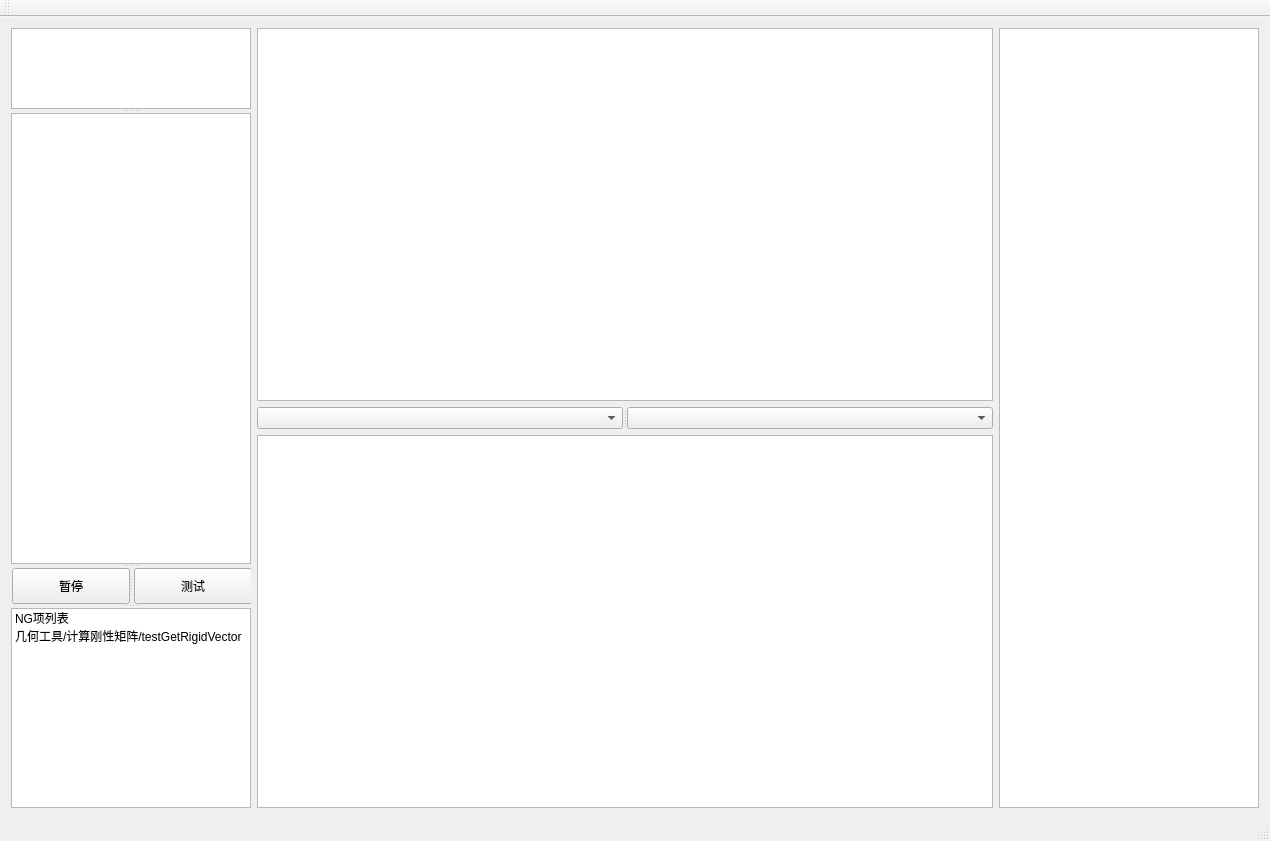
<?xml version="1.0" encoding="UTF-8"?>
<ui version="4.0">
 <class>TestClass</class>
 <widget class="QMainWindow" name="TestClass">
  <property name="geometry">
   <rect>
    <x>0</x>
    <y>0</y>
    <width>1270</width>
    <height>841</height>
   </rect>
  </property>
  <property name="windowTitle">
   <string>Test</string>
  </property>
  <widget class="QWidget" name="centralWidget">
   <layout class="QGridLayout" name="gridLayout" rowstretch="1,0,1" columnstretch="1,4,1">
    <item row="0" column="0" rowspan="3">
     <widget class="QSplitter" name="splitter_3">
      <property name="orientation">
       <enum>Qt::Vertical</enum>
      </property>
      <widget class="QTextBrowser" name="textStat">
       <property name="sizePolicy">
        <sizepolicy hsizetype="Expanding" vsizetype="Fixed">
         <horstretch>0</horstretch>
         <verstretch>0</verstretch>
        </sizepolicy>
       </property>
       <property name="minimumSize">
        <size>
         <width>240</width>
         <height>64</height>
        </size>
       </property>
       <property name="maximumSize">
        <size>
         <width>240</width>
         <height>81</height>
        </size>
       </property>
       <property name="font">
        <font>
         <family>新宋体</family>
         <pointsize>12</pointsize>
         <weight>50</weight>
         <bold>false</bold>
        </font>
       </property>
       <property name="verticalScrollBarPolicy">
        <enum>Qt::ScrollBarAlwaysOff</enum>
       </property>
       <property name="horizontalScrollBarPolicy">
        <enum>Qt::ScrollBarAlwaysOff</enum>
       </property>
       <property name="html">
        <string>&lt;!DOCTYPE HTML PUBLIC &quot;-//W3C//DTD HTML 4.0//EN&quot; &quot;http://www.w3.org/TR/REC-html40/strict.dtd&quot;&gt;
&lt;html&gt;&lt;head&gt;&lt;meta name=&quot;qrichtext&quot; content=&quot;1&quot; /&gt;&lt;style type=&quot;text/css&quot;&gt;
p, li { white-space: pre-wrap; }
&lt;/style&gt;&lt;/head&gt;&lt;body style=&quot; font-family:'新宋体'; font-size:12pt; font-weight:400; font-style:normal;&quot;&gt;
&lt;p style=&quot;-qt-paragraph-type:empty; margin-top:0px; margin-bottom:0px; margin-left:0px; margin-right:0px; -qt-block-indent:0; text-indent:0px; font-family:'SimSun'; font-size:9pt;&quot;&gt;&lt;br /&gt;&lt;/p&gt;&lt;/body&gt;&lt;/html&gt;</string>
       </property>
      </widget>
      <widget class="QTreeWidget" name="treeTest">
       <property name="minimumSize">
        <size>
         <width>200</width>
         <height>0</height>
        </size>
       </property>
       <property name="selectionMode">
        <enum>QAbstractItemView::MultiSelection</enum>
       </property>
       <attribute name="headerVisible">
        <bool>false</bool>
       </attribute>
       <column>
        <property name="text">
         <string notr="true">1</string>
        </property>
       </column>
      </widget>
      <widget class="QSplitter" name="splitter_5">
       <property name="orientation">
        <enum>Qt::Horizontal</enum>
       </property>
       <widget class="QSplitter" name="splitter_4">
        <property name="layoutDirection">
         <enum>Qt::RightToLeft</enum>
        </property>
        <property name="orientation">
         <enum>Qt::Horizontal</enum>
        </property>
        <widget class="QPushButton" name="btnTest">
         <property name="minimumSize">
          <size>
           <width>0</width>
           <height>36</height>
          </size>
         </property>
         <property name="maximumSize">
          <size>
           <width>16777215</width>
           <height>36</height>
          </size>
         </property>
         <property name="text">
          <string>测试</string>
         </property>
        </widget>
        <widget class="QPushButton" name="btnPause">
         <property name="minimumSize">
          <size>
           <width>0</width>
           <height>26</height>
          </size>
         </property>
         <property name="text">
          <string>暂停</string>
         </property>
        </widget>
       </widget>
      </widget>
      <widget class="QListWidget" name="listNG">
       <property name="maximumSize">
        <size>
         <width>16777215</width>
         <height>200</height>
        </size>
       </property>
       <property name="currentRow">
        <number>-1</number>
       </property>
       <item>
        <property name="text">
         <string>NG项列表</string>
        </property>
       </item>
       <item>
        <property name="text">
         <string>几何工具/计算刚性矩阵/testGetRigidVector</string>
        </property>
       </item>
      </widget>
     </widget>
    </item>
    <item row="0" column="1">
     <widget class="QGraphicsView" name="grpImageSrc">
      <property name="sizeIncrement">
       <size>
        <width>4</width>
        <height>3</height>
       </size>
      </property>
      <property name="baseSize">
       <size>
        <width>320</width>
        <height>240</height>
       </size>
      </property>
     </widget>
    </item>
    <item row="0" column="2" rowspan="3">
     <widget class="QTextBrowser" name="textLog">
      <property name="minimumSize">
       <size>
        <width>260</width>
        <height>0</height>
       </size>
      </property>
     </widget>
    </item>
    <item row="1" column="1">
     <widget class="QSplitter" name="splitter">
      <property name="orientation">
       <enum>Qt::Horizontal</enum>
      </property>
      <widget class="QComboBox" name="cboSrcInfo"/>
      <widget class="QComboBox" name="cboDstInfo"/>
     </widget>
    </item>
    <item row="2" column="1">
     <widget class="QGraphicsView" name="grpImageDst"/>
    </item>
   </layout>
  </widget>
  <widget class="QMenuBar" name="menuBar">
   <property name="geometry">
    <rect>
     <x>0</x>
     <y>0</y>
     <width>1270</width>
     <height>23</height>
    </rect>
   </property>
  </widget>
  <widget class="QToolBar" name="mainToolBar">
   <attribute name="toolBarArea">
    <enum>TopToolBarArea</enum>
   </attribute>
   <attribute name="toolBarBreak">
    <bool>false</bool>
   </attribute>
  </widget>
  <widget class="QStatusBar" name="statusBar"/>
 </widget>
 <layoutdefault spacing="6" margin="11"/>
 <resources/>
 <connections/>
</ui>
